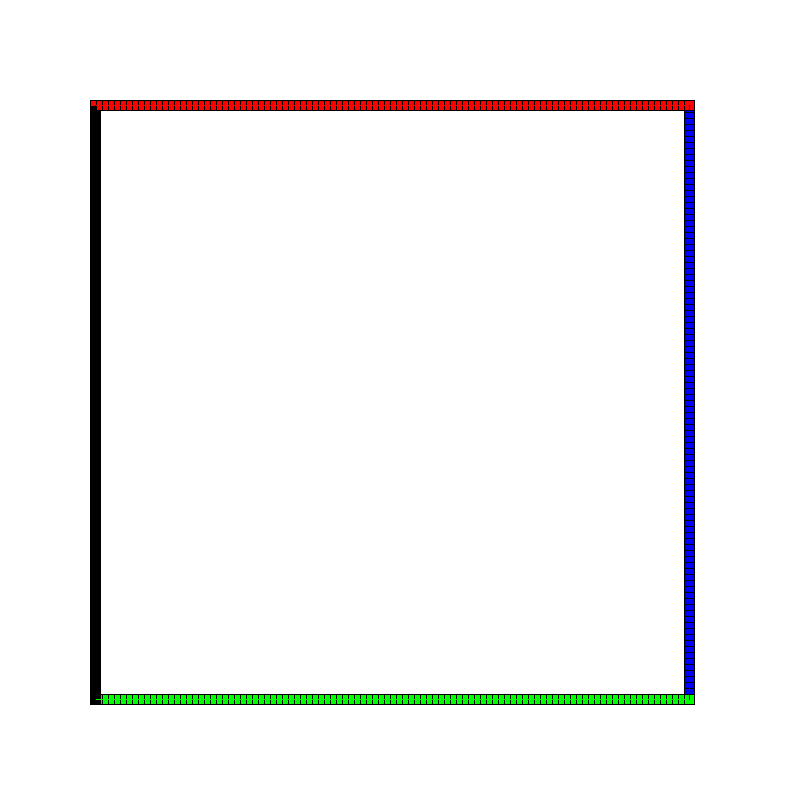
Frame 1 (no input)
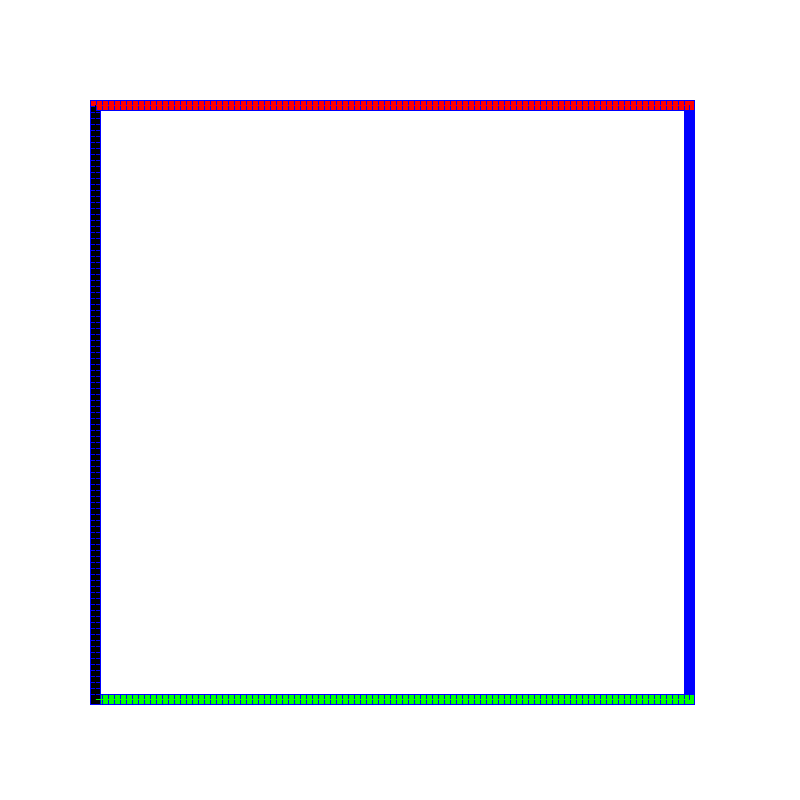
Frame 2 (the mouse pressed at the canvas centre, redrawn once)

The Processing sketch that drew these frames (run headless with seeded random() and noise(); the mouse was pressed at the canvas centre and the sketch redrawn once):

// Processing sketch: eksapnderende_bokserBACKUP
// ── eksapnderende_bokserBACKUP.pde
ArrayList<Boks> bokser = new ArrayList<Boks>();

int s = 10;
int n = 100;
int f;// = width / n;
int margin = 100;//100;

ArrayList<Boks> o = new ArrayList<Boks>();
ArrayList<Boks> u = new ArrayList<Boks>();
ArrayList<Boks> v = new ArrayList<Boks>();
ArrayList<Boks> h = new ArrayList<Boks>();

ArrayList[] arr =  {o, u, v, h};

ArrayList<Boks> kanter = new ArrayList<Boks>();

void setup() {
  size(800, 800);
  //fullScreen();
  /*
  pixelDensity(2);
  displayDensity(2);
  */
  //init();
  f = (height - (2*margin)) / n;
  //s = ((height - (2*margin))/f)*1;
  
  for(int i = 0; i < n; i++) {
      
      //ny.str = f;
      Boks ln = new Boks(margin - s, margin + i*f);
      ln.farge = color(0, 0, 0);
      bokser.add(ln);
      v.add(ln);
      
      Boks rn = new Boks(width - margin - f - s, margin +  i*f);
      rn.farge = color(0, 0, 255);
      bokser.add(rn);
      h.add(rn);
      
      Boks ob = new Boks((margin + i*f)-s, margin);
      ob.farge = color(255, 0, 0);
      bokser.add(ob);
      o.add(ob);
      
      Boks nb = new Boks((margin + i*f)-s, width - margin - f);
      nb.farge = color(0, 255, 0);
      bokser.add(nb);
      u.add(nb);
      
      if(i == 0 || i == (n - 1)) {
        kanter.add(ln);
        kanter.add(rn);
        kanter.add(ob);
        kanter.add(nb);
        
      }
      
      //for(Boks b : bokser) {b.farge = color(255, 255, 255);}
  }
  /*
  println("Kanter: ");
  println(kanter.size());
  for(Boks b : kanter) {
    println(b);
  }
  */
  
}

void draw() {
  background(255);
  
  //oppdater();
  
  visAlle();
  tegnStreker();
  
  //bsOye();
  noLoop();
}

void bsOye() {
  
  ArrayList<Boks> nye = new ArrayList<Boks>();
   for(int i = 1; i < o.size(); i++){//Boks b : bokser) {
     /*
     int x, y;
     x = o.get(i).x;
     y = o.get(i).x;     
       Boks ny = new Boks(x, y);
       nye.add(ny);
       
       
       x = v.get(i).x;
       y = v.get(i).x;     
       ny = new Boks(x, y);
       nye.add(ny);
       
       */
       //stroke(255);
       
       line(o.get(i).x + s/2, o.get(i).y + s/2, v.get(n-i).x + s/2, v.get(n-i).y + s/2);
       line(u.get(i).x + s/2, u.get(i).y + s/2, h.get(n-i).x + s/2, h.get(n-i).y + s/2);
       
       //stroke(255, 0, 0);
       line(v.get(i).x + s/2, v.get(i).y + s/2, u.get(i).x + s/2, u.get(i).y + s/2);
       
       //stroke(0, 255, 0);
       line(h.get(i).x + s/2, h.get(i).y + s/2, o.get(i).x + s/2, o.get(i).y + s/2);
       
       
       
      
   }
   
   
}

void mousePressed() {redraw();}

void oppdater() {
  int ranfak = int(random(bokser.size() - 1));
  //ranfak = 1;
  int oek = int(random(10));
  
  Boks b = bokser.get(ranfak);
  //Boks b = kanter.get(ranfak);
  
  ArrayList<Boks> lkanter = new ArrayList<Boks>();
  lkanter = (ArrayList) bokser.clone();
  
  lkanter.remove(ranfak);
  Boks c = null;
  for(Boks check : lkanter) {
    
     if(check.x == b.x && check.y == b.y) {
       /*
        println("FANT EN MATCH: " + check + " == " + b);
        check.farge = color(255, 255, 255);
        */
        c = check;
        break;
     }
     c = null;
  }
  if(c == null) {
    //y
    if(int(random(2)) == 0) {
          b.y += oek;
       }else {
          b.y -= oek;
       }
  //x
   if(int(random(2)) == 0) {
          b.x += oek;
       }else {
          b.x -= oek;
       }
  }else {
    //y
    if(int(random(2)) == 0) {
        c.y += oek;
      b.y += oek;
     }else {
       c.y -= oek;
        b.y -= oek;
     }
  //x
   if(int(random(2)) == 0) {
      c.x += oek;
      b.x += oek;
     }else {
       c.x -= oek;
        b.x -= oek;
     }
  }
}


void tegnStreker() {
  
  for(ArrayList<Boks> l : arr) {
    for(int i = 0; i < l.size() - 1; i++) {
      Boks b = l.get(i);
      Boks neste = l.get(i + 1);
      
      stroke(b.farge);
      
      line(b.x + s/2, b.y + s /2, neste.x + s/2, neste.y + s/2);
    }
  }
  
  /*
   stroke(color(0, 0, 0));
  for(int i = 0; i < bokser.size() - 1; i++) {
    Boks b = bokser.get(i);
      Boks neste = bokser.get(i + 1);
      
     
      
      line(b.x + s/2, b.y + s /2, neste.x + s/2, neste.y + s/2);
  }
  
 */
}

void visAlle() {
  
  for(Boks b : bokser) {
    b.vis();
  }
  
}

class Boks {
  int x;// = int(random(width));
  int y;// = int(random(height));
  int str = s;
  
  color farge;
  
  Boks(int x, int y) {
    this.x = x;
    this.y = y;
    farge = color(255, 255, 255);
  }
  
  void vis() {
    fill(farge);
    rect(x, y, s, s);
  }
  @Override
  public String toString() {
    return "<" + x + ", " + y + ">";
  }
}
